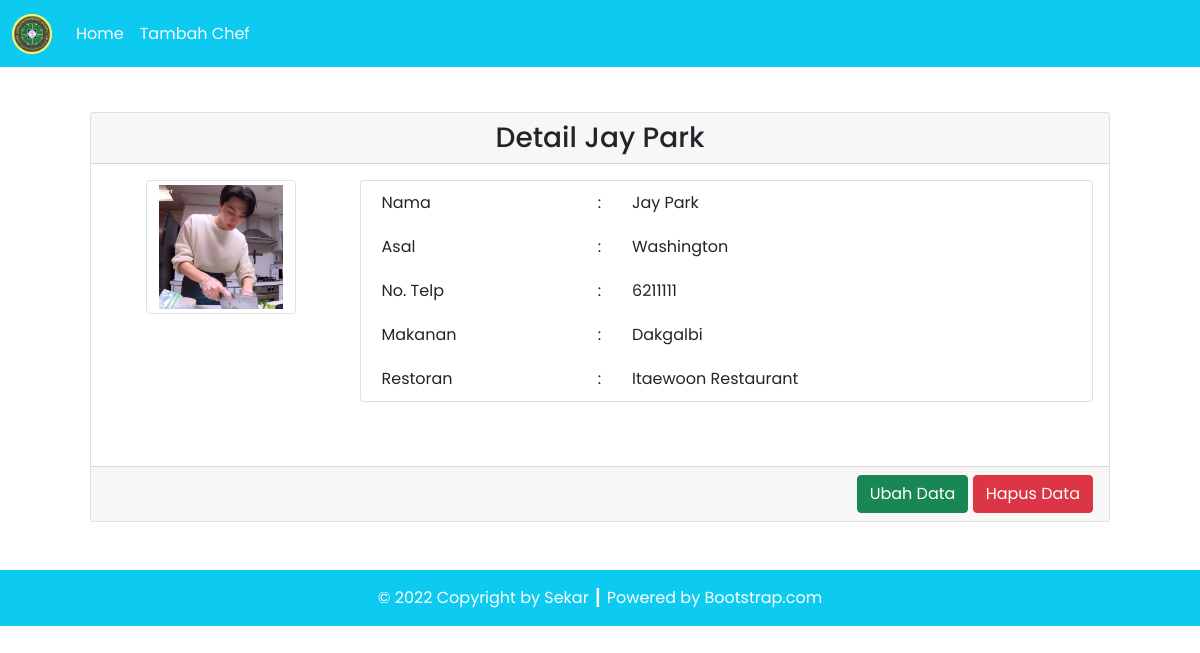
Page /Source_Code/Program/dpbo_tp3/detail.php?id=5 on the committed database.
### tables this page shows
CREATE TABLE `chef` (
  `id_chef` int(11) NOT NULL AUTO_INCREMENT,
  `foto_chef` varchar(255) NOT NULL,
  `name_chef` varchar(100) NOT NULL,
  `asal_chef` varchar(50) NOT NULL,
  `telp_chef` int(20) NOT NULL,
  `id_food` int(11) DEFAULT NULL,
  `id_resto` int(11) DEFAULT NULL,
  PRIMARY KEY (`id_chef`),
  KEY `FOODD` (`id_food`),
  KEY `RESTOO` (`id_resto`),
  CONSTRAINT `FOODD` FOREIGN KEY (`id_food`) REFERENCES `food` (`id_food`) ON DELETE CASCADE ON UPDATE CASCADE,
  CONSTRAINT `RESTOO` FOREIGN KEY (`id_resto`) REFERENCES `resto` (`id_resto`) ON DELETE CASCADE ON UPDATE CASCADE
);

CREATE TABLE `food` (
  `id_food` int(11) NOT NULL AUTO_INCREMENT,
  `name_food` varchar(100) NOT NULL,
  PRIMARY KEY (`id_food`)
);

CREATE TABLE `resto` (
  `id_resto` int(11) NOT NULL AUTO_INCREMENT,
  `name_resto` varchar(100) NOT NULL,
  PRIMARY KEY (`id_resto`)
);

### Source_Code/Program/dpbo_tp3/config/db.php (called while the page is built)
<?php
$DB_HOST = "localhost";
$DB_USERNAME = "root";
$DB_PASSWORD = "";
$DB_NAME = "db_chef";

### Source_Code/Program/dpbo_tp3/classes/DB.php (called while the page is built, shortened)
<?php
class DB
{
    private $hostname;
    private $username;
    private $password;
    private $dbname;
    private $conn;
    private $result;
    function __construct($hostname, $username, $password, $dbname)
    {
        $this->hostname = $hostname;
        $this->username = $username;
        $this->password = $password;
        $this->dbname = $dbname;
    }
    function open()
    {
        $this->conn = mysqli_connect($this->hostname, $this->username, $this->password, $this->dbname);
    }
    function execute($query)
    {
        $this->result = mysqli_query($this->conn, $query);
    }
    function getResult()
    {
        return mysqli_fetch_array($this->result);
    }
}

### Source_Code/Program/dpbo_tp3/classes/Chef.php (called while the page is built, shortened)
<?php
class Chef extends DB
{
    function getChefById($id)
    {
        $query = "SELECT * FROM chef JOIN food ON chef.id_food=food.id_food JOIN resto ON chef.id_resto=resto.id_resto WHERE id_chef=$id";
        return $this->execute($query);
    }
}

### Source_Code/Program/dpbo_tp3/detail.php (the view, shortened to what this page needs)
<?php
include('config/db.php');
include('classes/DB.php');
include('classes/Resto.php');
include('classes/Chef.php');
$chef = new Chef($DB_HOST, $DB_USERNAME, $DB_PASSWORD, $DB_NAME);
$chef->open();
$data = nulL;
if (isset($_GET['id'])) {
    $id = $_GET['id'];
    if ($id > 0) {
        $chef->getChefById($id);
        $row = $chef->getResult();
        $data .= '<div class="card-header text-center">
        <h3 class="my-0">Detail ' . $row['name_chef'] . '</h3>
        </div>
        <div class="card-body text-end">
            <div class="row mb-5">
                <div class="col-3">
                    <div class="row justify-content-center">
                        <img src="assets/images/' . $row['foto_chef'] . '" class="img-thumbnail" alt="' . $row['foto_chef'] . '" width="60">
                        </div>
                    </div>
                    <div class="col-9">
                        <div class="card px-3">
                            <table border="0" class="text-start">
                                <tr>
                                    <td>Nama</td>
                                    <td>:</td>
                                    <td>' . $row['name_chef'] . '</td>
                                </tr>
                                <tr>
                                    <td>Asal</td>
                                    <td>:</td>
                                    <td>' . $row['asal_chef'] . '</td>
                                </tr>
                                <tr>
                                    <td>No. Telp</td>
                                    <td>:</td>
                                    <td>' . $row['telp_chef'] . '</td>
                                </tr>
                                <tr>
                                    <td>Makanan</td>
                                    <td>:</td>
                                    <td>' . $row['name_food'] . '</td>
                                </tr>
                                <tr>
                                    <td>Restoran</td>
                                    <td>:</td>
                                    <td>' . $row['name_resto'] . '</td>
                                </tr>
                            </table>
                        </div>
                    </div>
                </div>
            </div>
            <div class="card-footer text-end">
                <a href="UpdateChef.php?id=' . $row['id_chef'] . '"><button type="button" class="btn btn-success text-white">Ubah Data</button></a>
                <a href="detail.php?hapus=' . $row['id_chef'] . ' " onclick="return confirm(\'Apakah Anda yakin ingin menghapus data ini?\');"><button type="button" class="btn btn-danger">Hapus Data</button></a>
            </div>';
    }
}

### rows in the picture
chef: name_chef "Jay Park", foto_chef (picture), asal_chef "Washington", telp_chef "6211111", id_food.name_food "Dakgalbi", id_resto.name_resto "Itaewoon Restaurant"

### other values in the picture
$this->content "Home Tambah Chef © 2022 Copyright by Sekar ┃ Powered by Bootstrap.com"
